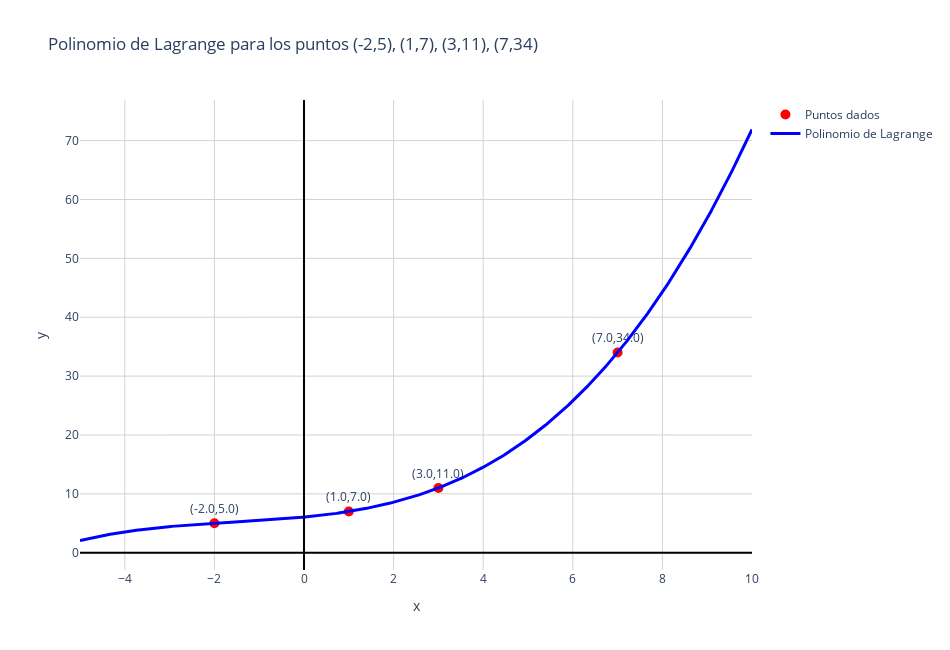

The notebook cell saved with this chart:
### Markdown cell above
**3. (−2,5),(1,7),(3,11),(7,34)**

### Code cell
import numpy as np
import plotly.graph_objects as go

x_datos = np.array([-2, 1, 3, 7], dtype=float)
y_datos = np.array([5, 7, 11, 34], dtype=float)

def lagrange(x, x_datos, y_datos):
    total = 0
    n = len(x_datos)
    for i in range(n):
        term = y_datos[i]
        for j in range(n):
            if j != i:
                term *= (x - x_datos[j]) / (x_datos[i] - x_datos[j])
        total += term
    return total

x_min, x_max = -5, 10
x_vals = np.linspace(x_min, x_max, 800)
y_vals = [lagrange(xi, x_datos, y_datos) for xi in x_vals]

fig = go.Figure()

fig.add_trace(go.Scatter(
    x=x_datos,
    y=y_datos,
    mode='markers+text',
    text=[f"({x},{y})" for x, y in zip(x_datos, y_datos)],
    textposition="top center",
    name='Puntos dados',
    marker=dict(color='red', size=10, symbol='circle')
))

fig.add_trace(go.Scatter(
    x=x_vals,
    y=y_vals,
    mode='lines',
    name='Polinomio de Lagrange',
    line=dict(color='blue', width=3)
))

y_min, y_max = min(y_vals) - 5, max(y_vals) + 5

fig.add_trace(go.Scatter(
    x=[x_min, x_max],
    y=[0, 0],
    mode='lines',
    line=dict(color='black', width=2),
    showlegend=False
))

fig.add_trace(go.Scatter(
    x=[0, 0],
    y=[y_min, y_max],
    mode='lines',
    line=dict(color='black', width=2),
    showlegend=False
))

fig.update_layout(
    title='Polinomio de Lagrange para los puntos (-2,5), (1,7), (3,11), (7,34)',
    xaxis=dict(
        title='x',
        range=[x_min, x_max],
        showgrid=True,
        gridcolor='lightgrey'
    ),
    yaxis=dict(
        title='y',
        range=[y_min, y_max],
        showgrid=True,
        gridcolor='lightgrey'
    ),
    template='plotly_white',
    width=950,
    height=650
)

fig.show()

### Figure 1 — Plotly figure (JSON) as saved in the notebook; plotly's stock layout.template omitted (floating-point values rounded to 4 significant figures; data arrays with more than 128 entries replaced by an {"elided": "..."} marker saying what was removed)
{"data": [{"marker": {"color": "red", "size": 10, "symbol": "circle"}, "mode": "markers+text", "name": "Puntos dados", "text": ["(-2.0,5.0)", "(1.0,7.0)", "(3.0,11.0)", "(7.0,34.0)"], "textposition": "top center", "type": "scatter", "x": [-2, 1, 3, 7], "y": [5, 7, 11, 34]}, {"line": {"color": "blue", "width": 3}, "mode": "lines", "name": "Polinomio de Lagrange", "type": "scatter", "x": {"elided": "800 float values"}, "y": {"elided": "800 float values"}}, {"line": {"color": "black", "width": 2}, "mode": "lines", "showlegend": false, "type": "scatter", "x": [-5, 10], "y": [0, 0]}, {"line": {"color": "black", "width": 2}, "mode": "lines", "showlegend": false, "type": "scatter", "x": [0, 0], "y": [-2.933, 76.9]}], "layout": {"height": 650, "title": {"text": "Polinomio de Lagrange para los puntos (-2,5), (1,7), (3,11), (7,34)"}, "width": 950, "xaxis": {"gridcolor": "lightgrey", "range": [-5, 10], "showgrid": true, "title": {"text": "x"}}, "yaxis": {"gridcolor": "lightgrey", "range": [-2.933, 76.9], "showgrid": true, "title": {"text": "y"}}}}
